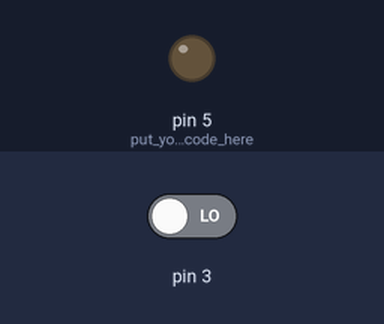
Simulated run of this sketch. Board: Arduino Uno, built with avr-gcc and run on an emulated ATmega328P. On the bench: output pins drawn as LEDs (lit = HIGH). The inputs (shaded band) are chosen by the test bench; at power-on: pin 3 LOW.

Above: at 2.8 s.
2.9 s: pin 3 driven HIGH
At 4.2 s:
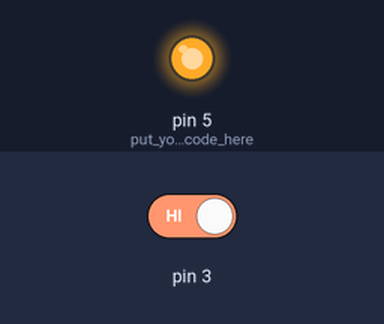
Timing chart, 0 to 5.9 s (numbered marks = the images above; inputs shaded):
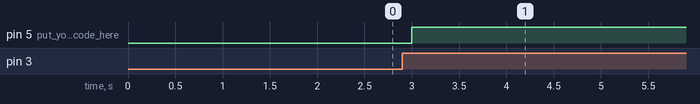

Measured:
- after the input at 2.9 s, pin 5 (put_your_setup_code_here): LOW → HIGH after 0.10 s

The sketch:

sketch_jan10a.ino
```cpp
int x;
int let = 0;
void setup()
{
  pinMode(3, INPUT);
  pinMode(5, OUTPUT);// put your setup code here, to run once:
  digitalWrite(5, 0);
}

void loop()
{
  x = digitalRead(3);
  if (x == 1)
  {
    digitalWrite(5, 1);
    for(int i = 0; i < 100; i++)
    {
      delay(100);
    }
    digitalWrite(5, 0);
    // put your main code here, to run repeatedly:
  }

 else
 {
  digitalWrite(5, 0);
 }
 delay(1000);
}
```
